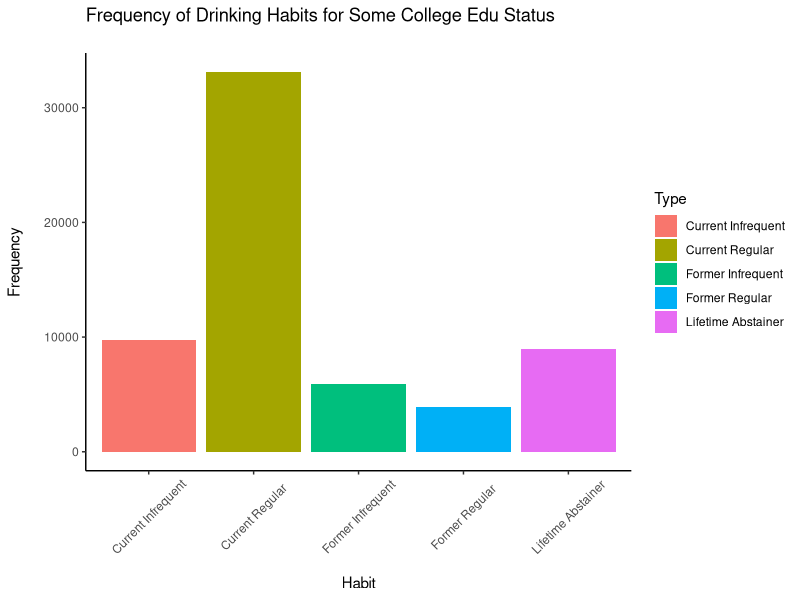

Write R code to recreate this figure.
#' @title: subsetFunctions

#' Function to create a chart based on the demographic subset 
#' that the user chooses to examine. 
#' Example: education status + some college

library(ggplot2)

# Practice table to try and get plots to work 
#prac2 <- subsetEdu2 %>%
#  select(Type, "Some college")

Type <- c("Lifetime Abstainer", "Former Infrequent", "Former Regular", "Current Infrequent", "Current Regular")
Freq <- c(8930, 5912, 3901, 9755, 33113)
prac2 <- data.frame(Type, Freq)

ggplot(prac2, aes(x = Type, y = Freq, fill = Type)) + 
  geom_bar(stat = "identity") +
  labs(title = "Frequency of Drinking Habits for Some College Edu Status\n", x = "\nHabit", y = "Frequency\n") +
  theme_classic() + 
  theme(axis.text.x = element_text(angle = 45, vjust = 0.5))


# Function - almost works (can't get line 30 to work properly, gives weird y-axis)

chooseSub <- function(df, colName){
  newSub <- df %>%
    select(Type, all_of(colName))
  ggplot(newSub, aes(x = Type, y = !!ensym(colName), fill = Type)) + 
    geom_bar(stat = "identity") +
    labs(title = "Frequency of Drinking Habits\n", x = "\nHabit", y = "Frequency\n") +
    theme_classic() + 
    theme(axis.text.x = element_text(angle = 45, vjust = 0.5))
}



# Practice pie chart 
#prac1 <- subsetEdu2 %>%
#  select('Some college')

#pie(table(prac1))


